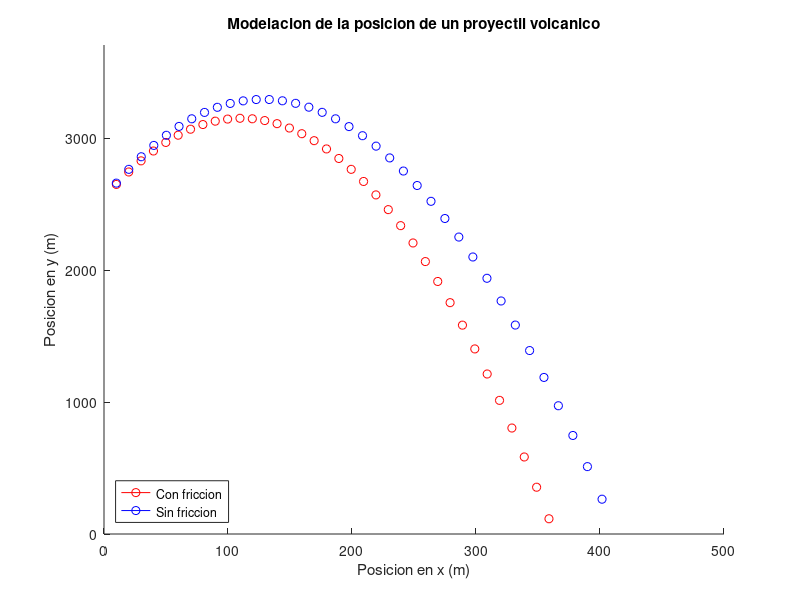

This figure's MATLAB source:
%%Proyecto simulacion de proyectiles de un volcan, empleando MATLAB

%%Miembros
%%Axel Giovanni Villanueva Cuéllar. A00828073
%%Juan Carlos Garfias Tovar. A01652138
%%Hernán Salinas Ibarra. A01570409
%%Alejandro Daniel Gonzalez Carrillo. A01570396
%%Abraham Cepeda Oseguera. A00827666

%%Movimiento parabólico sin resistencia
%%Movimiento parabólico con resistencia del viento con Euler

%%Euler es y(0+\delta T) = y0 + (y\prima(x) * \delta t)

%%Variables
x0 = 0;%%X inicial
y0 = 2547.429;%%Y inicial
v = 114.37;%%Velocidad inicial
a = 85*(pi/180);%%Angulo inicial
dt = 1;%%Delta t
m = 100;%%Masa
cfri = 0.47;%%coeficiente de cuerpo circular en el aire

%%Constantes
g = -9.81;%% gravedad

%%Escala de la grafica
xmove = 500;
maxheight = ((v^2*(sin(a))^2)/abs(2*g))+y0+500;

%Image background


%%Arrays para guardar posiciones
x1t = [];
y1t = [];
x2t = [];
y2t = [];
tt = [0];


%%Modelado
figure;

i = dt;
graphc = true;
vx0 = v*cos(a);
vy0 = v*sin(a);

%%Matriz


%%Caso 0
%SIN FRICCION
    vx1 = vx0;
    vy1 = vy0;
    x1 = 0;
    y1 = y0;

%CON FRICCION
    vx2 = vx0;
    vy2 = vy0;
    fx = cfri*vx2;
    fy = cfri*vy2;
    ax = 0;
    ay = 0;
    x2 = 0;
    y2 = y0;

    fxa = fx;
    fya = fy;
    vx2a = vx2;
    vy2a = vy2;



while graphc
    hold on
    %%SF
        vx1 = vx1;
        vy1 = vy1+g;
        x1 = x1+vx1;
        y1 = y1+vy1;
    %%CF
        fx = cfri*vx2;
        fy = cfri*vy2;
        ax = fxa/m;
        ay = fya/m+g;
        vx2 = vx2+ax;
        vy2 = vy2+ay;
        fxa = fx;
        fya = fy;
        x2 = x2+vx2a;
        y2 = y2+vy2a;
        fxa = fx;
        fya = fy;
        vx2a = vx2;
        vy2a = vy2;


    ylim([0 maxheight]);
    xlim([0 xmove])
    plot(x1,y1,'-or');
    plot(x2,y2,'-ob');
    title('Modelacion de la posicion de un proyectil volcanico')
    xlabel('Posicion en x (m)');
    ylabel('Posicion en y (m)') 
    legend({'Con friccion','Sin friccion'},'Location','southwest')
    %%disp(vy);
    pause(0.1)
    hold off
    i=i+dt;
    if y1 <=0
        graphc = false;
    end
end


